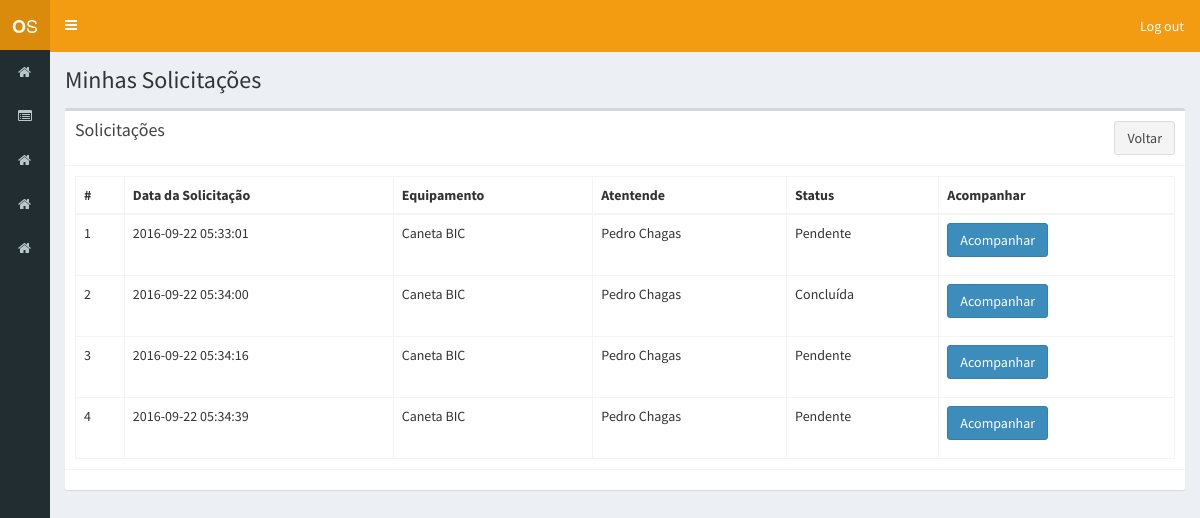
Page /solicitacoes_pendentes.php (signed in) on the committed database.
### tables this page shows
CREATE TABLE `menu` (
  `id` bigint(20) NOT NULL AUTO_INCREMENT,
  `nome` varchar(60) NOT NULL,
  `url` varchar(50) NOT NULL,
  `icon` varchar(30) NOT NULL,
  `ordem` int(11) NOT NULL,
  `url_pai` varchar(50) NOT NULL,
  PRIMARY KEY (`id`)
);

CREATE TABLE `solicitacao` (
  `id` bigint(20) NOT NULL AUTO_INCREMENT,
  `dt_criacao` datetime NOT NULL DEFAULT CURRENT_TIMESTAMP,
  `status_id` int(11) NOT NULL,
  `usuario_solicitante_id` bigint(20) NOT NULL,
  `usuario_atendente_id` bigint(20) DEFAULT NULL,
  `dt_resolucao` datetime DEFAULT NULL,
  `equipamento_id` bigint(20) NOT NULL,
  PRIMARY KEY (`id`),
  KEY `fk_ordem_status1_idx` (`status_id`),
  KEY `fk_solicitacao_usuario1_idx` (`usuario_solicitante_id`),
  KEY `fk_solicitacao_usuario2_idx` (`usuario_atendente_id`),
  KEY `fk_solicitacao_equipamento1_idx` (`equipamento_id`),
  CONSTRAINT `fk_ordem_status1` FOREIGN KEY (`status_id`) REFERENCES `status` (`id`) ON DELETE NO ACTION ON UPDATE NO ACTION,
  CONSTRAINT `fk_solicitacao_equipamento1` FOREIGN KEY (`equipamento_id`) REFERENCES `equipamento` (`id`) ON DELETE NO ACTION ON UPDATE NO ACTION,
  CONSTRAINT `fk_solicitacao_usuario1` FOREIGN KEY (`usuario_solicitante_id`) REFERENCES `usuario` (`id`) ON DELETE NO ACTION ON UPDATE NO ACTION,
  CONSTRAINT `fk_solicitacao_usuario2` FOREIGN KEY (`usuario_atendente_id`) REFERENCES `usuario` (`id`) ON DELETE NO ACTION ON UPDATE NO ACTION
);

CREATE TABLE `equipamento` (
  `id` bigint(20) NOT NULL AUTO_INCREMENT,
  `nome` varchar(100) NOT NULL,
  `descricao` varchar(2000) NOT NULL,
  `patrimonio` varchar(30) NOT NULL,
  `tipo_equipamento_id` int(11) NOT NULL,
  `departamento_id` bigint(20) NOT NULL,
  PRIMARY KEY (`id`),
  KEY `fk_equipamento_tipo_equipamento1_idx` (`tipo_equipamento_id`),
  KEY `fk_equipamento_departamento1_idx` (`departamento_id`),
  CONSTRAINT `fk_equipamento_departamento1` FOREIGN KEY (`departamento_id`) REFERENCES `departamento` (`id`) ON DELETE NO ACTION ON UPDATE NO ACTION,
  CONSTRAINT `fk_equipamento_tipo_equipamento1` FOREIGN KEY (`tipo_equipamento_id`) REFERENCES `tipo_equipamento` (`id`) ON DELETE NO ACTION ON UPDATE NO ACTION
);

CREATE TABLE `usuario` (
  `id` bigint(20) NOT NULL AUTO_INCREMENT,
  `nome` varchar(100) NOT NULL,
  `senha_md5` char(32) NOT NULL,
  `login` varchar(100) NOT NULL,
  `grupo_id` bigint(20) NOT NULL,
  `dt_criacao` datetime NOT NULL DEFAULT CURRENT_TIMESTAMP,
  PRIMARY KEY (`id`),
  KEY `fk_usuario_grupo_idx` (`grupo_id`),
  CONSTRAINT `fk_usuario_grupo` FOREIGN KEY (`grupo_id`) REFERENCES `grupo` (`id`) ON DELETE NO ACTION ON UPDATE NO ACTION
);

CREATE TABLE `status` (
  `id` int(11) NOT NULL AUTO_INCREMENT,
  `nome` varchar(50) NOT NULL,
  PRIMARY KEY (`id`),
  UNIQUE KEY `nome_UNIQUE` (`nome`)
);

### src/configs/config.php (called while the page is built, shortened)
<?php
$connection = Db::getInstance();
if(!isset($public)){
  $statement = $connection->prepare('SELECT m.id, m.nome, m.url, m.icon
                                    FROM menu m
                                    INNER JOIN grupo_menu gm ON gm.menu_id = m.id
                                    INNER JOIN usuario u ON u.grupo_id = gm.grupo_id
                                    where u.id = '.$_SESSION['usuario']['id']);
  $statement->execute();
  $acesso = $statement->fetchAll(PDO::FETCH_ASSOC);
}
?>

### src/solicitacoes_pendentes.php (the view, shortened to what this page needs)
<?php
include_once("configs/config.php");
$connection = Db::getInstance();
$statement = $connection->prepare('SELECT s.id,s.dt_criacao, e.nome \'equipamento\', u.nome \'atendente\', st.nome \'status\', s.usuario_solicitante_id \'usuario_id\' FROM solicitacao s INNER JOIN equipamento e ON e.id = s.equipamento_id INNER JOIN usuario u ON (u.id = s.usuario_solicitante_id) INNER JOIN status st ON (st.id = s.status_id) where usuario_solicitante_id = :usu');
$statement->execute(array('usu'=>$_SESSION['usuario']['id']));
$lista = $statement->fetchAll(PDO::FETCH_ASSOC);
?><!DOCTYPE html>
<html>
<head>
  <link rel="stylesheet" href="assets/bootstrap/css/bootstrap.min.css">
  <link rel="stylesheet" href="https://cdnjs.cloudflare.com/ajax/libs/font-awesome/4.5.0/css/font-awesome.min.css">
  <link rel="stylesheet" href="https://cdnjs.cloudflare.com/ajax/libs/ionicons/2.0.1/css/ionicons.min.css">
  <link rel="stylesheet" href="assets/dist/css/AdminLTE.min.css">
  <link rel="stylesheet" href="assets/dist/css/skins/_all-skins.min.css">
</head>
<body class="hold-transition skin-yellow sidebar-collapse sidebar-mini">
  <div class="wrapper">
    <?php include_once("header.php"); ?>
    <?php include_once("menu.php"); ?>
    <div class="content-wrapper">
      <section class="content-header">
        <h1>
          Minhas Solicitações
        </h1>
      </section>
      <section class="content">
        <div class="box">
          <div class="box-header with-border">
            <h3 class="box-title">Solicitações</h3>
            <a class='btn btn-default pull-right' href="cadastrar_posicao.php">Voltar</a>
          </div>
          <div class="box-body">
            <table id="table" class="table table-bordered table-hover">
              <thead>
                <tr>
                  <th>#</th>
                  <th>Data da Solicitação</th>
                  <th>Equipamento</th>
                  <th>Atentende</th>
                  <th>Status</th>
                  <th>Acompanhar</th>
                </tr>
              </thead>
              <tbody>
                <?php
                if(!empty($lista)){
                  foreach($lista as $item){
                    echo '<tr>';
                    echo "<td>{$item['id']}</td>";
                    echo "<td>{$item['dt_criacao']}</td>";
                    echo "<td>{$item['equipamento']}</td>";
                    echo "<td>{$item['atendente']}</td>";
                    echo "<td>{$item['status']}</td>";
                    echo "<td><button type='button' class='btn btn-primary' style='margin-bottom: 10px;' data-toggle='modal' data-target='#responderModal' onclick='getMessages({$item['id']},{$item['usuario_id']})'>
                    Acompanhar
                  </button></td>";
                  echo '</tr>';
                }
              }
              ?>
            </tbody>
          </table>
        </div>
        <div class="box-footer">
        </div>
      </div>
    </section>
  </div>
  </div>
</body>
</html>

### src/menu.php (shortened to what this page needs)
<?php
include_once("configs/config.php");
$connection = Db::getInstance();
$statement = $connection->prepare('SELECT m.id, m.nome, m.url, m.icon
	FROM menu m
	INNER JOIN grupo_menu gm ON gm.menu_id = m.id
	INNER JOIN usuario u ON u.grupo_id = gm.grupo_id
	where u.id = '.$_SESSION['usuario']['id'].'
	and (url_pai is null or url_pai = \'\') ORDER BY ordem ASC');
$statement->execute();
$_SESSION['menu'] = $statement->fetchAll(PDO::FETCH_ASSOC);
?>
<aside class="main-sidebar">
	<section class="sidebar">
		<ul class="sidebar-menu">
			<?php
			foreach($_SESSION['menu'] as $menu){
				if($menu['url'] != '#'){
					echo '  <li>
					<a href="'.$menu['url'].'">
						<i class="fa '.$menu['icon'].'"></i> <span>'.$menu['nome'].'</span>
					</a>
				</li>';
			}else{
				echo '  <li class="treeview">
				<a href="#">
					<i class="fa '.$menu['icon'].'"></i> <span>'.$menu['nome'].'</span>
					<span class="pull-right-container">
						<i class="fa fa-angle-left pull-right"></i>
					</span>
				</a>
				<ul class="treeview-menu">';
					echo '</ul>
				</li>';
			}
		}
		?>
	</ul>
</section>
</aside>

### rows in the picture
solicitacao: id "1", dt_criacao "2016-09-22 05:33:01", equipamento.nome "Caneta BIC", usuario_solicitante.nome "Pedro Chagas", status.nome "Pendente"
solicitacao: id "2", dt_criacao "2016-09-22 05:34:00", equipamento.nome "Caneta BIC", usuario_solicitante.nome "Pedro Chagas", status.nome "Concluída"
solicitacao: id "3", dt_criacao "2016-09-22 05:34:16", equipamento.nome "Caneta BIC", usuario_solicitante.nome "Pedro Chagas", status.nome "Pendente"
solicitacao: id "4", dt_criacao "2016-09-22 05:34:39", equipamento.nome "Caneta BIC", usuario_solicitante.nome "Pedro Chagas", status.nome "Pendente"
